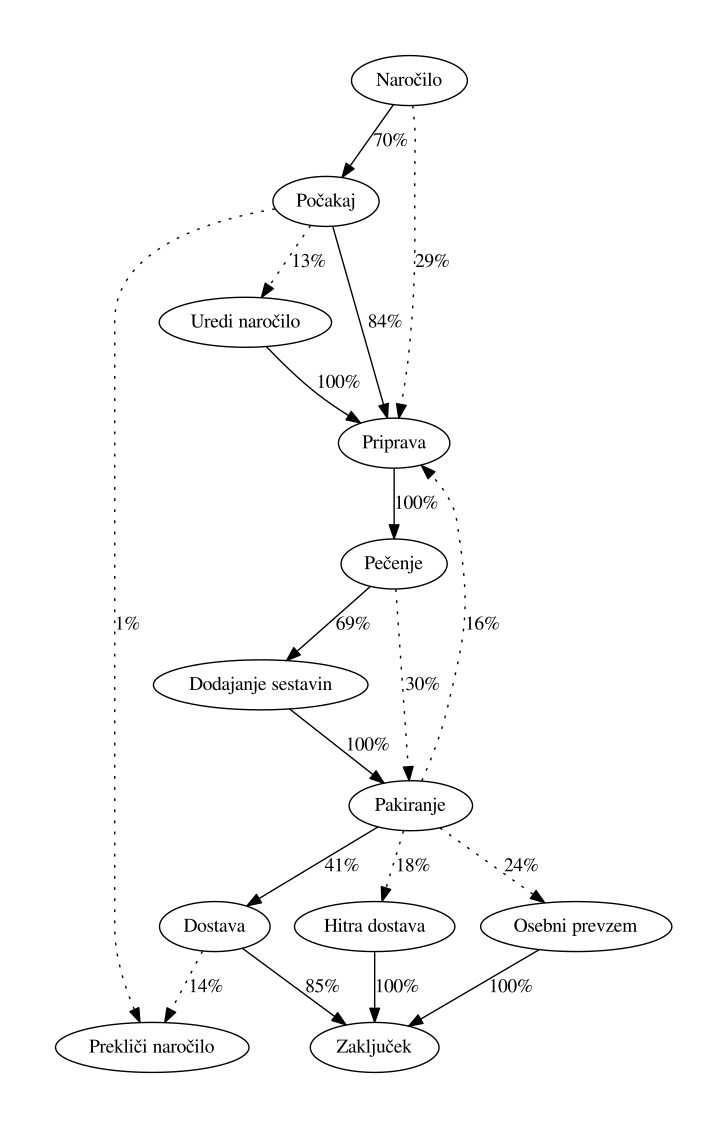

This chart was generated by the following Python code:
from collections import defaultdict
from functools import reduce
import numpy as np
import pandas as pd
import time
from graphviz import Digraph
import learn
from datetime import datetime, timedelta


class BPM:
    TEST_START_LINE = 0

    def __init__(self, traincsv_path):
        self._parse_data(traincsv_path)
        self._instance_dict = self._structure_data()
        self._states, self._start_probability, self._transitions = self._hmm_initial_params()
        # self._max_concurrent_items()
        self._delivery_correlation()
        pass

    def _predict_delivery(self, steps):
        if steps[0] == 'Pakiranje':
            if steps[4] == ' DA':
                if steps[5] > 0:
                    return {k: 1 if k == 'Hitra dostava' else 0 for k in self._transitions[steps[0]]}
                else:
                    return {k: 1 if k == 'Osebni prevzem' else 0 for k in self._transitions[steps[0]]}
            else:
                if steps[5] > 0:
                    return {k: 1 if k == 'Hitra dostava' else 0 for k in self._transitions[steps[0]]}

        return self._transitions[steps[0]]

    def _delivery_correlation(self):
        deliveries = {'Dostava': 0, 'Hitra dostava': 0, 'Osebni prevzem': 0}
        deliveriesEmrg = deliveries.copy()
        count = 0
        countEmrg = 0
        for i in self._instance_dict:
            for j in self._instance_dict[i]:
                deliv, cnt = (deliveries, count) if j[4] == ' NE' else (deliveriesEmrg, countEmrg)
                if j[0] in deliv:
                    deliv[j[0]] += 1
                    cnt += 1
        return deliveries, deliveriesEmrg

    def transitions(self):
        return self._transitions

    def _parse_data(self, csv_path):
        self.data = pd.read_csv(csv_path)

    def predict(self, train_csv_path):
        pass

    def _number_of_orders(self):
        column_names = [' Naročena pizza 1', ' Naročena pizza 2', ' Naročena pizza 3', ' Naročena pizza 4', ' Naročena pizza 5', ' Naročena pizza 6', ' Naročena pizza 7', ' Naročena pizza 8']
        result = []
        cc_a = {}
        for i in range(len(self.data[column_names[0]])):
            # if str(self.data['Številka instance'][i]) == "1131":
            #     print(1131)

            cc = 0
            for c in column_names:
                if str(self.data[c][i]).strip() != "":
                    cc += 1
            result.append(cc)

            # if cc == 0:
            #     pass
            # if self.data['Številka instance'][i] not in cc_a:
            #     cc_a[self.data['Številka instance'][i]] = cc
            # else:
            #     pass

        # print(cc_a)
        return np.array(result)

    def _line_numbers(self):
        results = []
        for i in range(len(self.data[' Naročena pizza 1'])):
            results.append(i + self.TEST_START_LINE)

        return np.array(results)

    def _structure_data(self, verbose=False):
        cnt = 0
        time_arr = [x.split(" ")[2] for x in self.data[' Čas prejema']]
        num_of_orders = self._number_of_orders()
        line_number = self._line_numbers()
        data_array = np.vstack((self.data[' Ime koraka'], self.data['Številka instance'], self.data[' Številka naloge'], time_arr, self.data[' Je nujno'], self.data[' Znesek dostave'], num_of_orders.T, line_number.T, self.data[' Čas začetka'], self.data[' Čas zaključka'])).T
        data_array = data_array[data_array[:, 1].argsort()]

        previous_instance = data_array[0, 1]
        instance_dict = dict()
        instance_array = []
        for i in data_array:
            # for i in data[' Ime koraka']:
            if i[1] == 1186:
                print(123)
            if i[1] != previous_instance:
                npArr = np.array(instance_array)
                # sort by time, save to dict
                instance_dict[previous_instance] = npArr[npArr[:, 2].argsort()]
                instance_array = []
                previous_instance = i[1]

            instance_array.append(i)

        if instance_array is not None and len(instance_array) > 0:
            npArr = np.array(instance_array)
            instance_dict[previous_instance] = npArr[npArr[:, 2].argsort()]

        if verbose:
            # print out instances
            for i in instance_dict:
                for j in instance_dict[i]:
                    print(j)
                print('---------------------')

            # print unique instances
            unique_instances = set()
            task_col = 0
            for i in instance_dict:
                curr_instance = []
                for j in instance_dict[i]:
                    curr_instance.append(j[task_col])
                unique_instances.add(tuple(curr_instance))
                for step in curr_instance:
                    print(step, '->', end='')
                print()

        return instance_dict

    def _hmm_initial_params(self, verbose=False):
        states = set()
        start_probability = defaultdict(float)
        transitions = defaultdict(float)
        data_set_size = len(self._instance_dict)
        orders = {}
        for i in self._instance_dict:
            priprava_time = None
            pattern = '%Y-%m-%d %H:%M:%S'
            for j in self._instance_dict[i]:
                j[0] = str(j[0]).strip()

                if j[0] == 'Priprava' and priprava_time is None:
                    priprava_time = time.mktime(time.strptime("2017-01-01 "+j[3], pattern))

                # Reduce number of order if current state is
                if j[0] == 'Pečenje':
                    current_time = time.mktime(time.strptime("2017-01-01 "+j[3], pattern))
                    approx_num = (current_time - priprava_time) / 180 if j[6] > 1 else 1
                    priprava_time = None
                    if j[1] not in orders:
                        orders[j[1]] = j[6] - 1
                    else:
                        orders[j[1]] -= 1

                j[6] = j[6] if j[1] not in orders else orders[j[1]]

                # Get start probabilities
                if int(j[2]) == 1:
                    start_probability[j[0]] += 1.0

                # Get all distinct states
                if j[0] not in states:
                    states.add(j[0])
                print(j)
            print('---------------------')

        start_probability = {key: start_probability[key] / data_set_size for key in start_probability}
        transitions = {key: {k: 0 for k in states} for key in states}

        number_of_transitions = 0
        for i in self._instance_dict:
            prev_state = None
            for j in self._instance_dict[i]:
                if prev_state is not None:
                    transitions[prev_state][j[0]] += 1
                    number_of_transitions += 1
                prev_state = j[0]

        transition_sums = {key: reduce(lambda x, y: transitions[key][y] + x, transitions[key], 0) for key in
                           transitions}
        transitions = {
        key: {k: transitions[key][k] / transition_sums[key] if transitions[key][k] != 0 else 0 for k in transitions} for
        key in transitions}

        print(states)
        print(start_probability)
        print(transition_sums)
        for i in transitions:
            print(str(i) + " " + str(reduce(lambda x, y: x + transitions[i][y], transitions[i], 0)) + " " + str(
                transitions[i]))

        return states, start_probability, transitions

    def avg(self, verbose=False):
        avg_times = dict()
        for instance in self._instance_dict:
            for task in self._instance_dict[instance]:
                task_name = task[0]
                start_time = datetime.strptime(task[-2], ' %d/%m/%Y %H:%M:%S')
                end_time = datetime.strptime(task[-1], ' %d/%m/%Y %H:%M:%S')
                duration = (end_time - start_time).total_seconds() / 60.0
                if task_name not in avg_times:
                    avg_times[task_name] = {"duration": duration, "cnt": 0}
                else:
                    avg_times[task_name]["duration"] += duration
                    avg_times[task_name]["cnt"] += 1

        for key, val in avg_times.items():
            verbose and print(key, ": ", str(val["duration"] / val["cnt"]))

        return {key: val["duration"] / val["cnt"] for key, val in avg_times.items()}

    def _max_concurrent_items(self):
        actions = []
        pattern = '%Y-%m-%d %H:%M:%S'
        for i in self._instance_dict:
            start_time = None
            end_time = None
            for j in self._instance_dict[i]:
                if j[0] == 'Počakaj' and start_time is None or j[0] == 'Prekliči naročilo' and start_time is None:
                    break
                elif j[0] == 'Priprava' and start_time is None:
                    start_time = time.mktime(time.strptime("2017-01-01 "+j[3], pattern))
                elif j[0] == 'Pečenje':
                    end_time = time.mktime(time.strptime("2017-01-01 "+j[3], pattern))

            if start_time is not None and end_time is not None:
                actions.append((start_time, True))
                actions.append((end_time, False))

        actions = sorted(actions, key=lambda x: x[0])
        # max = reduce(lambda x, y: x + (1 if y[1] is True else -1), actions, 0)
        # print(max)

        # bucket = 5 * 60
        # start_time = actions[0][0]
        # end_time = actions[len(actions)][0]

        z = 0
        z_max = 0
        for i in actions:
            z = z + 1 if i[1] else z - 1
            if z_max < z:
                z_max = z
        print(z_max)


def diagram(transitions):
    dot = Digraph(comment='BPM')
    for i in transitions:
        dot.node(i, i)

    for i in transitions:
        for j in transitions[i]:
            max = reduce(lambda x, y: transitions[i][y] if x < transitions[i][y] else x, transitions[i], 0)
            if transitions[i][j] > 0:
                if transitions[i][j] == max:
                    dot.edge(i, j, str(int(transitions[i][j] * 100)) + "%")
                else:
                    dot.edge(i, j, str(int(transitions[i][j] * 100)) + "%", style="dotted")

    dot.render('./bpm', view=True)


if __name__ == '__main__':
    bpm = BPM('data/train.csv')
    bpm_test = BPM('data/test.csv')
    test = bpm_test._instance_dict

    states = bpm._states

    header = ["Številka instance","Številka naloge","Dodajanje sestavin","Dostava","Hitra dostava","Naročilo","Osebni prevzem","Pakiranje","Pečenje","Počakaj","Prekliči naročilo","Priprava","Uredi naročilo","Zaključek","Trajanje_Dodajanje sestavin","Trajanje_Dostava","Trajanje_Hitra dostava","Trajanje_Naročilo","Trajanje_Osebni prevzem","Trajanje_Pakiranje","Trajanje_Pečenje","Trajanje_Počakaj","Trajanje_Prekliči naročilo","Trajanje_Priprava","Trajanje_Uredi naročilo","Trajanje_Zaključek"]
    results = []
    print(len(header))
    prob_h = ["Dodajanje sestavin","Dostava","Hitra dostava","Naročilo","Osebni prevzem","Pakiranje","Pečenje","Počakaj","Prekliči naročilo","Priprava","Uredi naročilo","Zaključek"]
    predictor = learn.BPM('data/traintest.csv')
    size1 = len(test.keys())
    avgss = bpm.avg()
    for k in test.keys():
        steps = test[k]
        last_step = steps[len(steps)-1]
        next_step = bpm._predict_delivery(last_step)
        propbs = [0 if a not in next_step else next_step[a] for a in prob_h]


        times = [0 if a not in next_step or next_step[a] == 0 else avgss[a] for a in prob_h]


        r = [last_step[1], last_step[2] + 1]
        r.extend(propbs)
        r.extend(times)
        results.append(r)
        print(str(k), " ", size1)
        print(r)
        pass

    a = np.asarray(results)
    a[:, 0].astype(int)
    a[:, 1].astype(int)
    np.savetxt("prediction.csv", a, delimiter=",", fmt='%d, %d, %.2f, %.2f, %.2f, %.2f, %.2f, %.2f, %.2f, %.2f, %.2f, %.2f, %.2f, %.2f, %.2f, %.2f, %.2f, %.2f, %.2f, %.2f, %.2f, %.2f, %.2f, %.2f, %.2f, %.2f')
    diagram(bpm.transitions())
